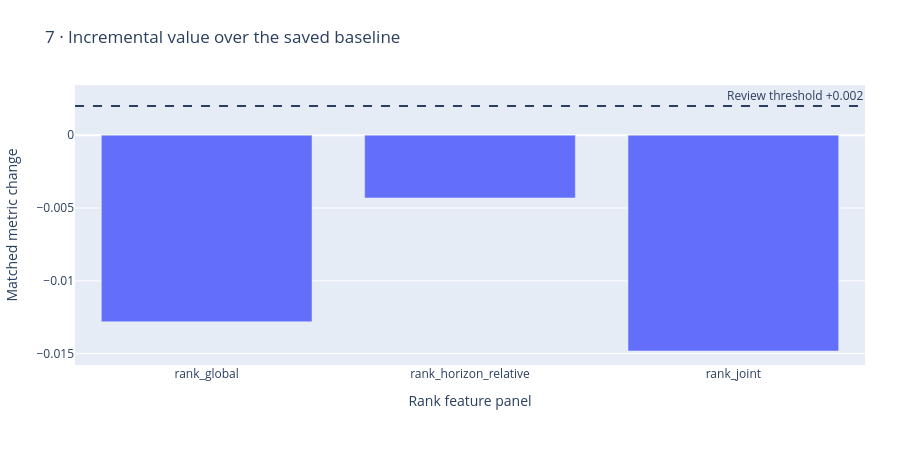

This figure's notebook cell:
### Markdown cell above
## Added value and the compute gate

The +0.002 threshold only determines whether the family earns review on later periods. No automatic continuation.

### Code cell
figures[6].show()

### Figure 1 — Plotly figure (JSON) as saved in the notebook; plotly's stock layout.template omitted (floating-point values rounded to 4 significant figures)
{"data": [{"type": "bar", "x": ["rank_global", "rank_horizon_relative", "rank_joint"], "y": [-0.0128, -0.004308, -0.01481]}], "layout": {"annotations": [{"showarrow": false, "text": "Review threshold +0.002", "x": 1, "xanchor": "right", "xref": "x domain", "y": 0.002, "yanchor": "bottom", "yref": "y"}], "height": 465, "legend": {"orientation": "h", "y": -0.3}, "margin": {"b": 100, "l": 70, "r": 35, "t": 85}, "shapes": [{"line": {"dash": "dash"}, "type": "line", "x0": 0, "x1": 1, "xref": "x domain", "y0": 0.002, "y1": 0.002, "yref": "y"}], "title": {"text": "7 · Incremental value over the saved baseline"}, "xaxis": {"title": {"text": "Rank feature panel"}}, "yaxis": {"title": {"text": "Matched metric change"}}}}
